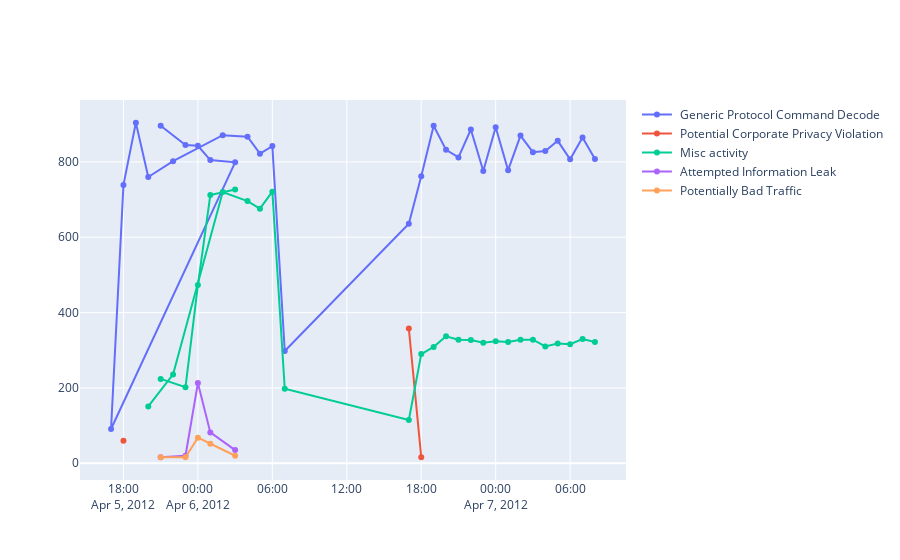

Notebook code cell kept with this figure:
### Code cell
# PLOTLY GRAPH OF CLASSIFICATIONS OVER TIME 

fig = go.Figure()
# plot all classifications as different lines
for i in range(0, len(classifications)):
    # filter for specific classification
    expr = fig_df['classification'] == classifications[i]
    fig.add_trace(go.Scatter(
        x=fig_df[expr]['hour'],
        y=fig_df[expr]['count'],
        name=classifications[i],
        connectgaps=False,
        mode='lines+markers')
    )
fig.show()
